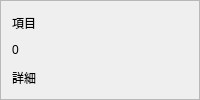
<?xml version="1.0" encoding="UTF-8"?>
<ui version="4.0">
 <class>StatusSummaryCard</class>
 <widget class="QFrame" name="statusSummaryCard"><property name="frameShape"><enum>QFrame::StyledPanel</enum></property><layout class="QVBoxLayout" name="verticalLayout_statusCard"><item><widget class="QLabel" name="statusCardTitleLabel"><property name="text"><string>項目</string></property></widget></item><item><widget class="QLabel" name="statusCardValueLabel"><property name="text"><string>0</string></property></widget></item><item><widget class="QLabel" name="statusCardDetailLabel"><property name="text"><string>詳細</string></property></widget></item></layout></widget>
 <resources/>
 <connections/>
</ui>
